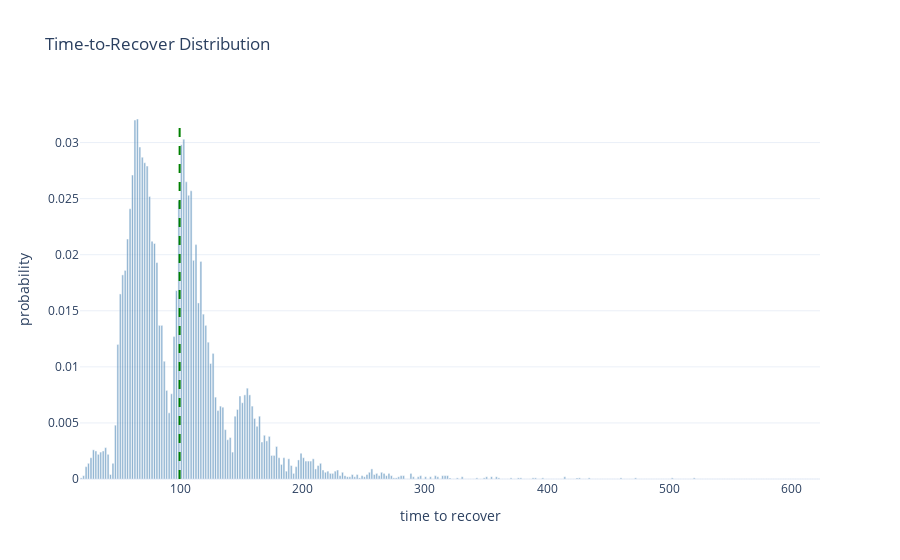
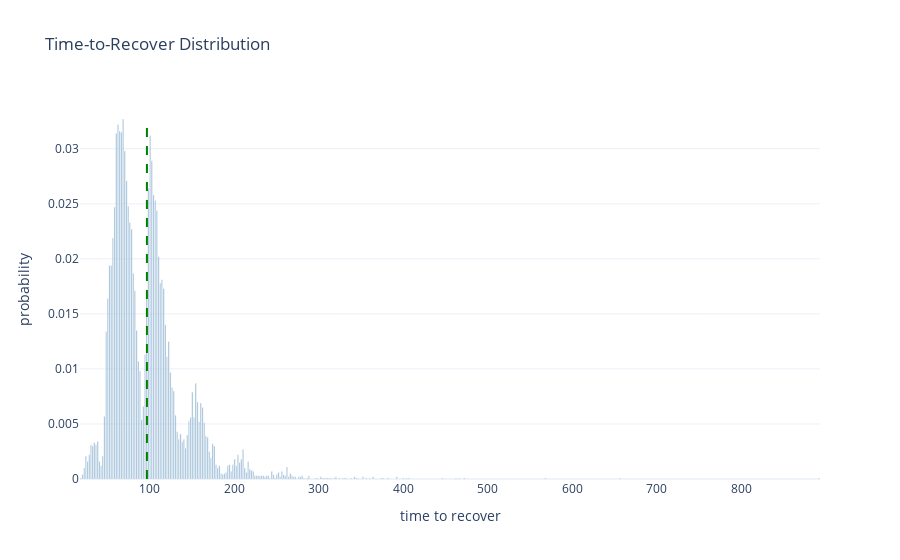
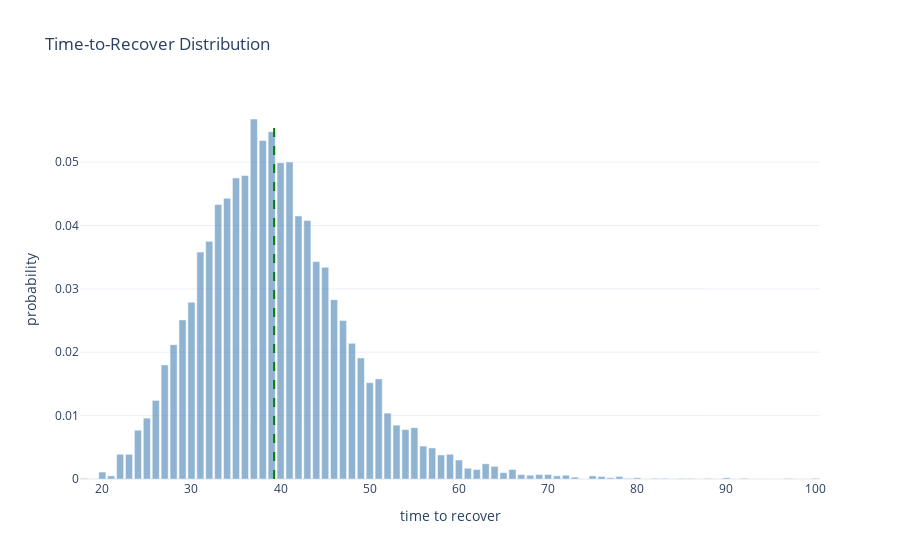
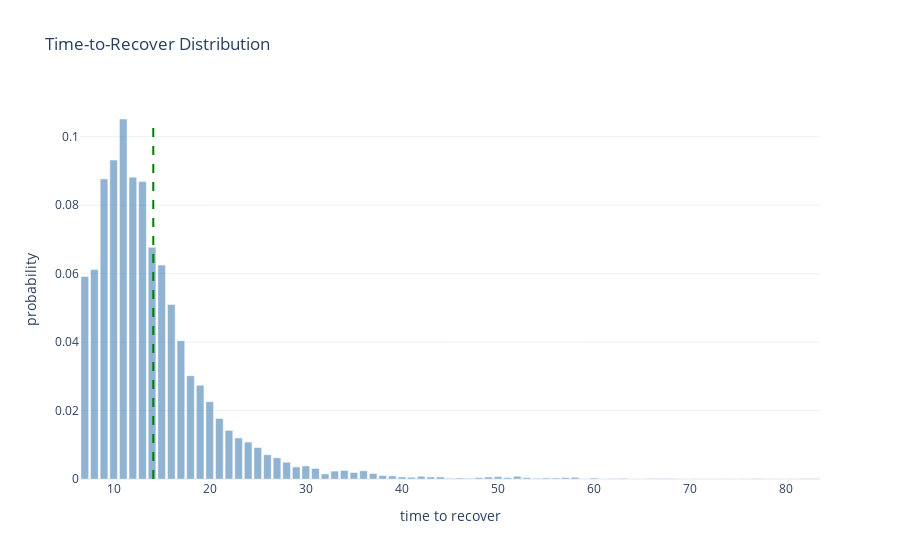

Source (notebook cell) for these figures, in order:
### Code cell
# Just restart the notebook and it will run all benchmarks again.
# Cached benchmarks are stored in memory and reused if the source file did not change.


from pprint import pprint


def compute_sha1(path):
    """Return SHA1 hash of the file's contents."""
    with open(path, "rb") as f:
        return hashlib.sha1(f.read()).hexdigest()


def load_module(name):
    """Import or reload impls.<name>."""
    full_name = "impls." + name

    if full_name in globals():
        module = importlib.reload(globals()[full_name])
    else:
        module = importlib.import_module(full_name)
        globals()[full_name] = module

    return module


def report(stats):
    render_distribution(stats)
    pprint(stats["metrics"])


# Iterate over implementation files
for file in IMPLS_DIR.glob("*.py"):
    name = file.stem

    # Skip interface and private modules
    if name == "_interface" or name.startswith("_"):
        continue

    print("Found implementation:", name)

    file_hash = compute_sha1(file)

    # If cached: check whether file changed
    if name in benchmark_cache:
        cached = benchmark_cache[name]
        cached_hash = cached["hash"]
        cached_stats = cached["stats"]

        if cached_hash == file_hash:
            print("  No changes. Using cached benchmark.")
            report(cached_stats)
            continue
        else:
            print("  File changed. Reloading and benchmarking again.")
    else:
        print("  First time seen. Benchmarking.")

    # Load/reload implementation
    module = load_module(name)

    # Require expected constructors
    if not hasattr(module, "producer_constructor") or not hasattr(
        module, "recoverer_constructor"
    ):
        print("  Missing constructors. Skipping.\n")
        continue

    N = 5
    D = 2**20
    producer_constructor = module.producer_constructor
    recoverer_constructor = module.recoverer_constructor
    D = getattr(module, "override_D", lambda _: D)(N)

    # Run benchmark
    stats = visual_benchmark(
        producer_constructor,
        recoverer_constructor,
        N=N,
        D=D,
        passes=10000,
    )

    # Store into cache
    benchmark_cache[name] = {
        "hash": file_hash,
        "stats": stats,
    }

    # Render the new result
    report(stats)

### Figure 1 — Plotly figure (JSON) as saved in the notebook; plotly's stock layout.template omitted (floating-point values rounded to 4 significant figures; data arrays with more than 128 entries replaced by an {"elided": "..."} marker saying what was removed)
{"data": [{"marker": {"color": "steelblue"}, "name": "probability", "opacity": 0.6, "type": "bar", "x": {"elided": "303 float values"}, "y": {"elided": "303 float values"}}], "layout": {"shapes": [{"line": {"color": "green", "dash": "dash", "width": 2}, "type": "line", "x0": 99.09, "x1": 99.09, "y0": 0, "y1": 0.0321}], "title": {"text": "Time-to-Recover Distribution"}, "xaxis": {"title": {"text": "time to recover"}}, "yaxis": {"title": {"text": "probability"}}}}

### Figure 2 — Plotly figure (JSON) as saved in the notebook; plotly's stock layout.template omitted (floating-point values rounded to 4 significant figures; data arrays with more than 128 entries replaced by an {"elided": "..."} marker saying what was removed)
{"data": [{"marker": {"color": "steelblue"}, "name": "probability", "opacity": 0.6, "type": "bar", "x": {"elided": "438 float values"}, "y": {"elided": "438 float values"}}], "layout": {"shapes": [{"line": {"color": "green", "dash": "dash", "width": 2}, "type": "line", "x0": 96.72, "x1": 96.72, "y0": 0, "y1": 0.0327}], "title": {"text": "Time-to-Recover Distribution"}, "xaxis": {"title": {"text": "time to recover"}}, "yaxis": {"title": {"text": "probability"}}}}

### Figure 3 — Plotly figure (JSON) as saved in the notebook; plotly's stock layout.template omitted (floating-point values rounded to 4 significant figures)
{"data": [{"marker": {"color": "steelblue"}, "name": "probability", "opacity": 0.6, "type": "bar", "x": [18, 19, 20, 21, 22, 23, 24, 25, 26, 27, 28, 29, 30, 31, 32, 33, 34, 35, 36, 37, 38, 39, 40, 41, 42, 43, 44, 45, 46, 47, 48, 49, 50, 51, 52, 53, 54, 55, 56, 57, 58, 59, 60, 61, 62, 63, 64, 65, 66, 67, 68, 69, 70, 71, 72, 73, 74, 75, 76, 77, 78, 79, 80, 81, 82, 83, 84, 85, 86, 87, 88, 89, 90, 91, 92, 93, 94, 95, 96, 97, 98, 99, 100], "y": [0.0001, 0.0, 0.0011, 0.0005, 0.0039, 0.0039, 0.0077, 0.0096, 0.0124, 0.018, 0.0212, 0.0251, 0.0279, 0.0358, 0.0375, 0.0433, 0.0443, 0.0475, 0.0479, 0.0568, 0.0534, 0.0548, 0.0499, 0.05, 0.0415, 0.0408, 0.0343, 0.0334, 0.0283, 0.025, 0.0214, 0.0191, 0.0152, 0.0158, 0.0104, 0.0085, 0.0078, 0.0081, 0.0052, 0.0049, 0.0038, 0.0039, 0.003, 0.0017, 0.0015, 0.0024, 0.002, 0.001, 0.0015, 0.0007, 0.0006, 0.0007, 0.0007, 0.0005, 0.0006, 0.0003, 0.0, 0.0005, 0.0004, 0.0002, 0.0004, 0.0001, 0.0002, 0.0, 0.0001, 0.0001, 0.0, 0.0001, 0.0001, 0.0, 0.0001, 0.0, 0.0002, 0.0, 0.0001, 0.0, 0.0, 0.0, 0.0, 0.0001, 0.0, 0.0, 0.0001]}], "layout": {"shapes": [{"line": {"color": "green", "dash": "dash", "width": 2}, "type": "line", "x0": 39.27, "x1": 39.27, "y0": 0, "y1": 0.0568}], "title": {"text": "Time-to-Recover Distribution"}, "xaxis": {"title": {"text": "time to recover"}}, "yaxis": {"title": {"text": "probability"}}}}

### Figure 4 — Plotly figure (JSON) as saved in the notebook; plotly's stock layout.template omitted (floating-point values rounded to 4 significant figures)
{"data": [{"marker": {"color": "steelblue"}, "name": "probability", "opacity": 0.6, "type": "bar", "x": [7, 8, 9, 10, 11, 12, 13, 14, 15, 16, 17, 18, 19, 20, 21, 22, 23, 24, 25, 26, 27, 28, 29, 30, 31, 32, 33, 34, 35, 36, 37, 38, 39, 40, 41, 42, 43, 44, 45, 46, 47, 48, 49, 50, 51, 52, 53, 54, 55, 56, 57, 58, 59, 60, 61, 62, 63, 64, 65, 66, 67, 68, 69, 70, 71, 72, 73, 74, 75, 76, 77, 78, 79, 80, 81, 82, 83], "y": [0.0592, 0.0612, 0.0877, 0.0932, 0.1052, 0.0882, 0.0869, 0.0677, 0.0625, 0.051, 0.0404, 0.0302, 0.0274, 0.0226, 0.0177, 0.0142, 0.012, 0.0108, 0.0092, 0.0071, 0.0062, 0.0049, 0.0035, 0.0038, 0.0031, 0.0015, 0.0023, 0.0025, 0.0019, 0.0024, 0.0016, 0.001, 0.0009, 0.0006, 0.0005, 0.0008, 0.0006, 0.0006, 0.0002, 0.0003, 0.0002, 0.0004, 0.0006, 0.0007, 0.0004, 0.0008, 0.0004, 0.0002, 0.0003, 0.0003, 0.0004, 0.0005, 0.0, 0.0003, 0.0, 0.0001, 0.0002, 0.0, 0.0, 0.0001, 0.0001, 0.0001, 0.0, 0.0, 0.0, 0.0, 0.0, 0.0, 0.0, 0.0, 0.0001, 0.0, 0.0, 0.0, 0.0, 0.0001, 0.0001]}], "layout": {"shapes": [{"line": {"color": "green", "dash": "dash", "width": 2}, "type": "line", "x0": 14.13, "x1": 14.13, "y0": 0, "y1": 0.1052}], "title": {"text": "Time-to-Recover Distribution"}, "xaxis": {"title": {"text": "time to recover"}}, "yaxis": {"title": {"text": "probability"}}}}
